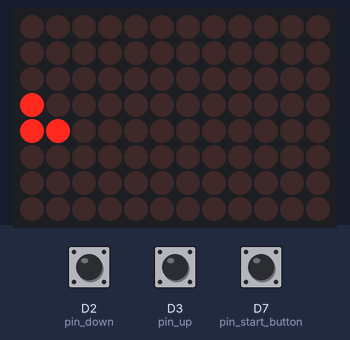
This sketch was run on a simulated Arduino Uno R4 WiFi. Shown: 12×8 LED matrix. The inputs (shaded band) are chosen by the test bench; at power-on: D7 (pin_start_button) HIGH, D2 (pin_down) HIGH, D3 (pin_up) HIGH.

Above: at 1.0 s.
1.1 s: D7 (pin_start_button) pulled LOW for 0.15 s
At 1.35 s:
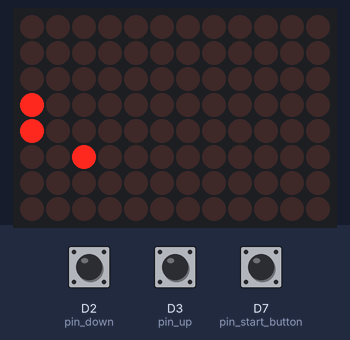
3.6 s: D2 (pin_down) pulled LOW for 0.15 s
At 4.05 s:
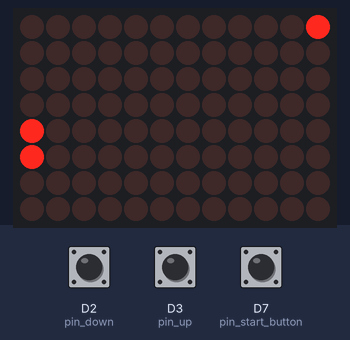
5.7 s: D3 (pin_up) pulled LOW for 0.15 s
At 6.15 s:
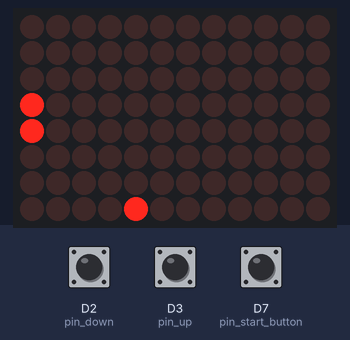
8.8 s: D2 (pin_down) pulled LOW for 1 s
At 10.05 s:
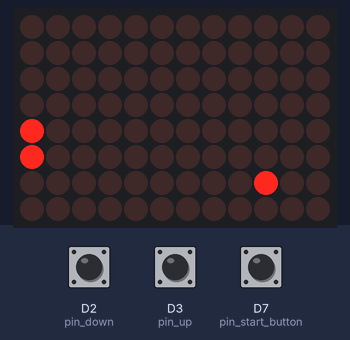
11.4 s: D3 (pin_up) pulled LOW for 3.2 s
At 14.85 s:
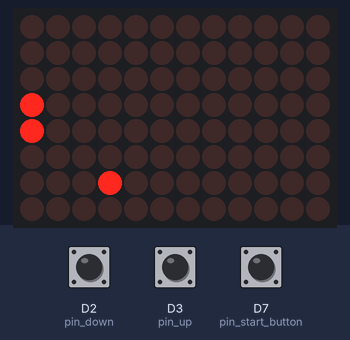
16.1 s: D3 (pin_up) pulled LOW for 1 s
At 21.4 s:
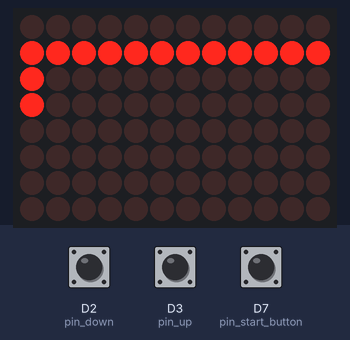
Timing chart, 0 to 21.9 s (numbered marks = the images above; inputs shaded):
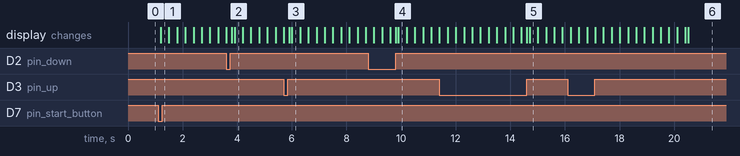

Measured:
- after the input at 1.1 s, the display: changes after 0.10 s (image 1)
- after the input at 3.6 s, the display: first differs from a run without the input after 0.20 s (image 2 shows a later state)
- after the input at 5.7 s, the display: first differs from a run without the input after 0.20 s (image 3 shows a later state)
- after the input at 8.8 s, the display: first differs from a run without the input after 1.0 s (image 4 shows a later state)
- after the input at 11.4 s, the display: first differs from a run without the input after 3.2 s (image 5 shows a later state)
- after the input at 16.1 s, the display: first differs from a run without the input after 1.0 s (image 6 shows a later state)

The sketch:

030.ino
```cpp
#include "Arduino_LED_Matrix.h"
ArduinoLEDMatrix matrix;
byte frame[8][12] = {
  { 0, 0, 0, 0, 0, 0, 0, 0, 0, 0, 0, 0 },
  { 0, 0, 0, 0, 0, 0, 0, 0, 0, 0, 0, 0 },
  { 0, 0, 0, 0, 0, 0, 0, 0, 0, 0, 0, 0 },
  { 0, 0, 0, 0, 0, 0, 0, 0, 0, 0, 0, 0 },
  { 0, 0, 0, 0, 0, 0, 0, 0, 0, 0, 0, 0 },
  { 0, 0, 0, 0, 0, 0, 0, 0, 0, 0, 0, 0 },
  { 0, 0, 0, 0, 0, 0, 0, 0, 0, 0, 0, 0 },
  { 0, 0, 0, 0, 0, 0, 0, 0, 0, 0, 0, 0 }
};
int br = 115200;
int pin_start_button = 7;
int pin_up = 3;
int pin_down = 2;
int cnt = 0;
int ball_speed = 3;

int x_ball;
int y_ball;
int x_ball_state = 1;
int y_ball_state = 1;

int read_start_button;
int read_start_button_old;
int read_up;
int read_up_old;
int read_down;
int read_down_old;

int y_racket = 4;
int x_racket = 0;
int dt = 100;

void setup() {
  matrix.begin();
  pinMode(pin_up, INPUT_PULLUP);
  pinMode(pin_down, INPUT_PULLUP);
  pinMode(pin_start_button, INPUT_PULLUP);
  //Set start position. Push the RED button to start game. Already have restart button.
  while (true) {
    read_start_button = digitalRead(pin_start_button);

    read_up = digitalRead(pin_up);
    read_down = digitalRead(pin_down);
    if (read_up_old == 0 && read_up == 1 && 0 < y_racket) { y_racket = y_racket - 1; }
    if (read_down_old == 0 && read_down == 1 && y_racket < 7) { y_racket = y_racket + 1; }

    read_up_old = read_up;
    read_down_old = read_down;
    //Put ball on the racket.
    x_ball = x_racket + 1;
    y_ball = y_racket;
    frame[y_racket - 1][x_racket] = !frame[y_racket - 1][x_racket];
    frame[y_racket][x_racket] = !frame[y_racket][x_racket];
    frame[y_ball][x_ball] = !frame[y_ball][x_ball];
    matrix.renderBitmap(frame, 8, 12);
    frame[y_racket - 1][x_racket] = !frame[y_racket - 1][x_racket];
    frame[y_racket][x_racket] = !frame[y_racket][x_racket];
    frame[y_ball][x_ball] = !frame[y_ball][x_ball];
    // Start game
    if (read_start_button == 0) {
      break;
    }
    delay(dt);
  }
}

void loop() {
  //Change racket's position.
  read_up = digitalRead(pin_up);
  read_down = digitalRead(pin_down);
  //Limit the range, one put one pixel.
  //The racket be widened, so the range should be change from 0-7 to 1-7
  //when x_ball==0, game over, can't move.
  if (x_ball != 0) {
    if(read_up_old == 0 && read_up == 1 && 0 < y_racket){y_racket = y_racket - 1; }
    if(read_down_old == 0 && read_down == 1 && y_racket < 7){y_racket = y_racket + 1; }

    read_up_old = read_up;
    read_down_old = read_down;
  }
  //bright
  //Widening the racket to increase the gaming experience
  frame[y_ball][x_ball] = !frame[y_ball][x_ball];
  frame[y_racket - 1][x_racket] = !frame[y_racket - 1][x_racket];
  frame[y_racket][x_racket] = !frame[y_racket][x_racket];
  matrix.renderBitmap(frame, 8, 12);
  frame[y_ball][x_ball] = !frame[y_ball][x_ball];
  frame[y_racket - 1][x_racket] = !frame[y_racket - 1][x_racket];
  frame[y_racket][x_racket] = !frame[y_racket][x_racket];
  //Increase the judgment range.
  if (x_ball != 0 || y_ball == y_racket || y_ball == y_racket - 1) {
    //contrl ball's speed
    if (cnt % ball_speed == 0) {
      x_ball = x_ball + x_ball_state;
      y_ball = y_ball + y_ball_state;
      if (y_ball == 0 || y_ball == 7) {
        y_ball_state = -y_ball_state;
      }
      if (x_ball == 0 || x_ball == 11) {
        x_ball_state = -x_ball_state;
      }
    }
    cnt = cnt + 1;
  } else {
    frame[y_ball][0] = 0;
    for (cnt = 1; cnt < 12; cnt = cnt + 1) {
      frame[y_ball][cnt] = 1;
    }
  }
  delay(dt);
}
```
